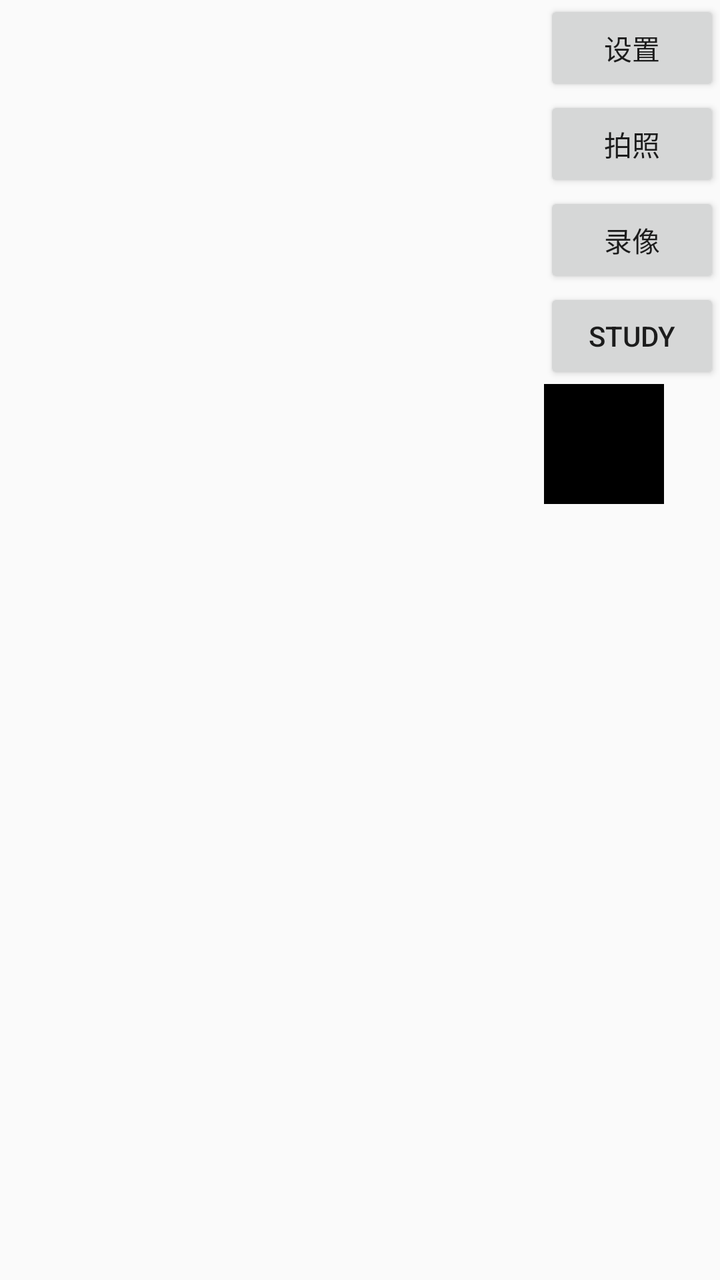
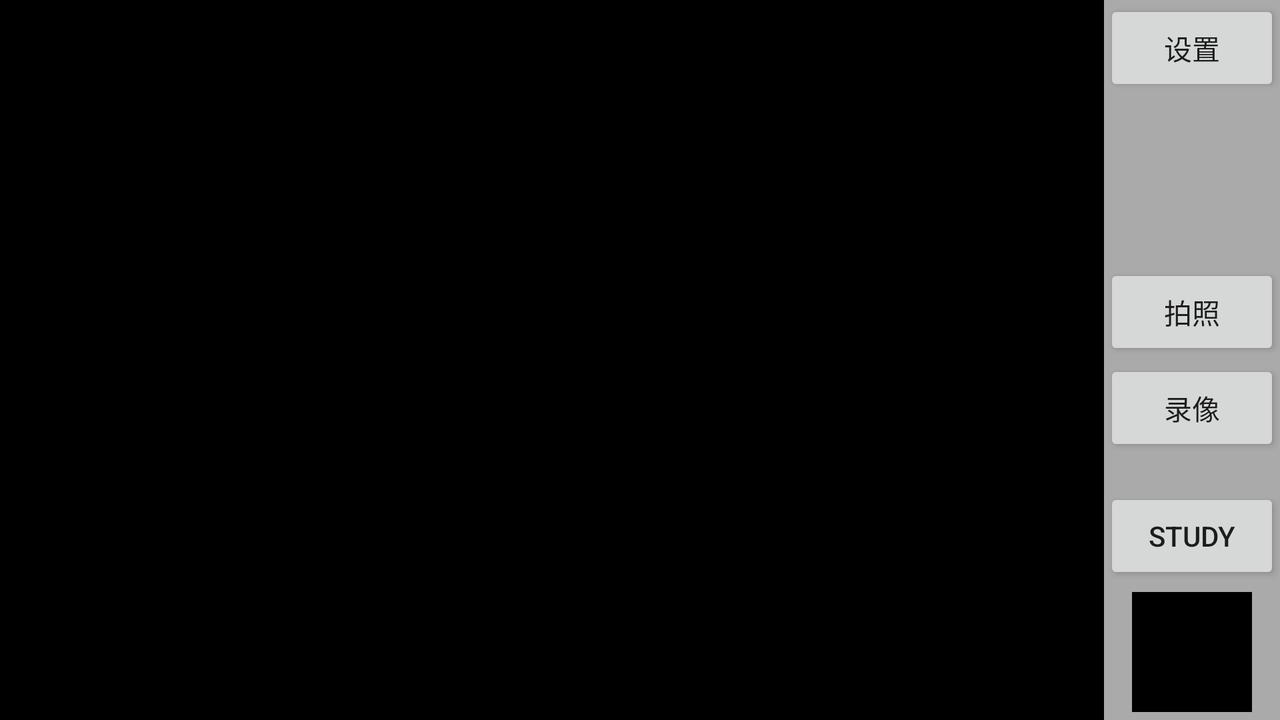

First picture: res/layout/ on a phone held upright. Second picture: the repository's own variant of that layout, on a device whose configuration matches the variant's folder. Source for both follows.
<!-- AndroidManifest.xml: activity theme android:Theme.Material.Light.NoActionBar -->
<!-- res/layout/activity_main.xml -->
<?xml version="1.0" encoding="utf-8"?>
<LinearLayout xmlns:android="http://schemas.android.com/apk/res/android"
    android:layout_width="match_parent"
    android:layout_height="match_parent"
    android:orientation="horizontal">

    <FrameLayout
        android:id="@+id/fl_main_preview_container"
        android:layout_width="0dp"
        android:layout_height="match_parent"
        android:layout_weight="1" />

    <LinearLayout
        android:layout_width="wrap_content"
        android:layout_height="match_parent"
        android:orientation="vertical">

        <Button
            android:id="@+id/btn_main_settings"
            android:layout_width="wrap_content"
            android:layout_height="wrap_content"
            android:layout_gravity="right"
            android:text="设置" />

        <Button
            android:id="@+id/btn_main_take_picture"
            android:layout_width="wrap_content"
            android:layout_height="wrap_content"
            android:layout_gravity="right"
            android:text="拍照" />

        <Button
            android:id="@+id/btn_main_capture_video"
            android:layout_width="wrap_content"
            android:layout_height="wrap_content"
            android:layout_gravity="right"
            android:text="录像" />

        <Button
            android:id="@+id/btn_main_study"
            android:layout_width="wrap_content"
            android:layout_height="wrap_content"
            android:layout_gravity="right"
            android:text="Study" />

        <ImageView
            android:id="@+id/iv_main_preview"
            android:layout_width="60dp"
            android:layout_height="60dp"
            android:layout_gravity="bottom"
            android:background="@android:color/black" />
    </LinearLayout>
</LinearLayout>
<!-- resources referenced by this layout -->
<resources>

</resources>
<!-- res/layout-land/activity_main.xml (the repository's variant of the layout above) -->
<!-- drawn on the phone turned sideways -->
<?xml version="1.0" encoding="utf-8"?>
<LinearLayout xmlns:android="http://schemas.android.com/apk/res/android"
    android:layout_width="match_parent"
    android:layout_height="match_parent"
    android:background="@android:color/black"
    android:orientation="horizontal">

    <FrameLayout
        android:id="@+id/fl_main_preview_container"
        android:layout_width="0dp"
        android:layout_height="match_parent"
        android:layout_weight="1" />

    <RelativeLayout
        android:layout_width="wrap_content"
        android:layout_height="match_parent"
        android:background="@android:color/darker_gray">

        <Button
            android:id="@+id/btn_main_settings"
            android:layout_width="wrap_content"
            android:layout_height="wrap_content"
            android:text="设置" />

        <LinearLayout
            android:layout_width="wrap_content"
            android:layout_height="wrap_content"
            android:layout_centerInParent="true"
            android:orientation="vertical">

            <Button
                android:id="@+id/btn_main_take_picture"
                android:layout_width="wrap_content"
                android:layout_height="wrap_content"
                android:text="拍照" />

            <Button
                android:id="@+id/btn_main_capture_video"
                android:layout_width="wrap_content"
                android:layout_height="wrap_content"
                android:text="录像" />
        </LinearLayout>

        <ImageView
            android:id="@+id/iv_main_preview"
            android:layout_width="60dp"
            android:layout_height="60dp"
            android:layout_marginBottom="4dp"
            android:layout_alignParentBottom="true"
            android:layout_centerHorizontal="true"
            android:background="@android:color/black" />

        <Button
            android:id="@+id/btn_main_study"
            android:layout_width="wrap_content"
            android:layout_height="wrap_content"
            android:layout_marginBottom="4dp"
            android:layout_above="@id/iv_main_preview"
            android:text="Study" />
    </RelativeLayout>
</LinearLayout>
